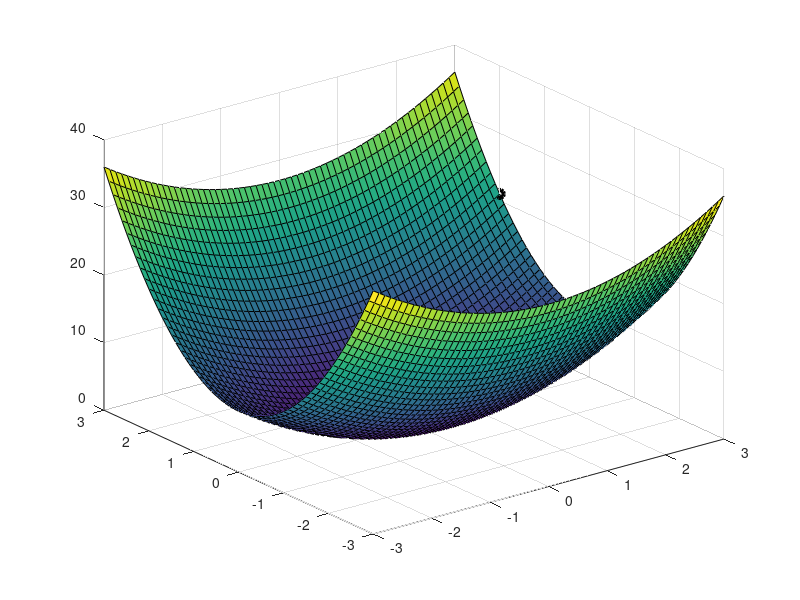

Reproduce this figure in MATLAB.
x = -3:0.1:3;
y = -3:0.1:3;
% set X,Y direction in 3D
[X,Y] = meshgrid(x,y);
f = X.^2 + 3*Y.^2;
surf(X,Y,f), hold on

% plot initial guess
clear x
clear y
x(1) = 3;
y(1) = 2;
f(1) = x(1)^2 + 3*y(1)^2;
plot3(x,y,f(1),'ko','Linewidth',3)

for j = 1:100
    tau = (x(j)^2 + 9*y(j)^2)/(2*x(j)^2 + 54*y(j)^2);
    x(j+1) = (1-2*tau)*x(j);
    y(j+1) = (1-6*tau)*y(j);
    f(j+1) = x(j+1)^2 + 3*y(j+1)^2;
    
    plot3(x(j+1),y(j+1),f(j+1),'k.','Markersize',15)
    
    if abs(f(j+1) - f(j)) < 10^(-6)
        break
    end
end
hold off